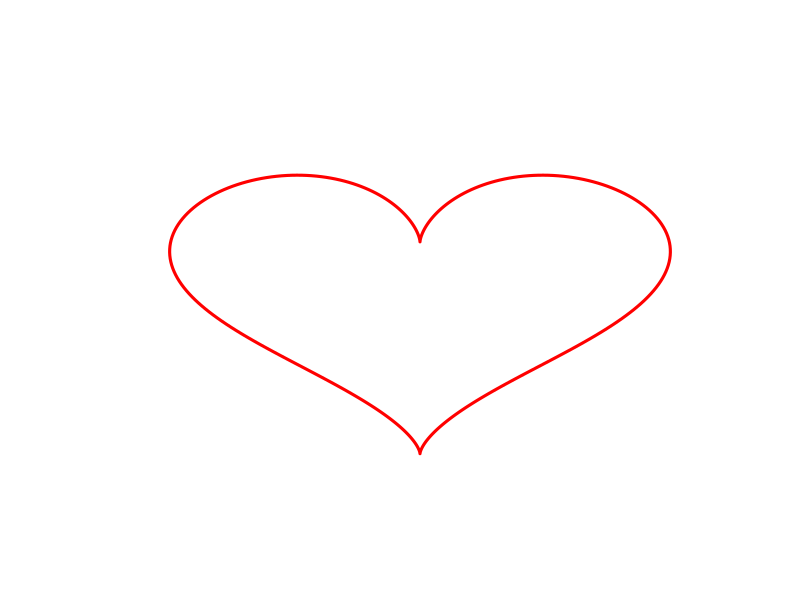

Recreate this plot in R.
################################################
# 1. Define how to get X and Y values to plot. #
################################################

# Define the function that will calculate the plot's X values.
calculate_x = function(t){
  16 * sin(t)^3
}

# Define the function that will calculate the plot's Y values.
calculate_y = function(t){
  13 * cos(t) - 5*cos(2*t) - 2*cos(3*t) - cos(4*t)
}


################################
# 2. Calculate X and Y values. #
################################

# Build the ranges of t values that will serve as 
# input to the calculate_x and calculate_y functions.
# Convert them to radians by multiplying with pi/180.
input_sample = seq(0, 360, len=360) * pi/180

# Calculate our x and y values using the functions we defined.
x = calculate_x(input_sample)
y = calculate_y(input_sample)


#######################################
# 3. Plot the calculated data points. #
#######################################

# Display the secret message in a new window.
dev.new()

# Define our plotting box by drawing an empty plot.
plot(x=0, y=0,
    xlim=c(-20, 20),
    ylim=c(-20, 20),
    type='n',
    axes=FALSE,
    xlab='',
    ylab='')

# Plot the results as a line plot.
lines(x, y, col='red', lty=1, lwd=3)


##################
# 4. Experiment. #
##################

# Things to try:
#   1. What happens when you change the value of lty and lwd?
#   2. Play with the calculate_x and calculate_y functions.
#       What happens when you change some numbers or remove parts of it?
